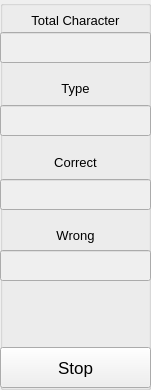
   <widget class="QGroupBox" name="groupBox_4">
    <property name="geometry">
     <rect>
      <x>1070</x>
      <y>10</y>
      <width>151</width>
      <height>390</height>
     </rect>
    </property>
    <property name="title">
     <string/>
    </property>
    <widget class="QLabel" name="label">
     <property name="geometry">
      <rect>
       <x>0</x>
       <y>0</y>
       <width>151</width>
       <height>41</height>
      </rect>
     </property>
     <property name="font">
      <font>
       <pointsize>10</pointsize>
       <stylestrategy>PreferDefault</stylestrategy>
      </font>
     </property>
     <property name="text">
      <string>&lt;html&gt;&lt;head/&gt;&lt;body&gt;&lt;p align=&quot;center&quot;&gt;Total Character&lt;/p&gt;&lt;/body&gt;&lt;/html&gt;</string>
     </property>
    </widget>
    <widget class="QLabel" name="label_2">
     <property name="geometry">
      <rect>
       <x>0</x>
       <y>73</y>
       <width>151</width>
       <height>31</height>
      </rect>
     </property>
     <property name="font">
      <font>
       <pointsize>10</pointsize>
       <stylestrategy>PreferDefault</stylestrategy>
      </font>
     </property>
     <property name="text">
      <string>&lt;html&gt;&lt;head/&gt;&lt;body&gt;&lt;p align=&quot;center&quot;&gt;Type&lt;/p&gt;&lt;/body&gt;&lt;/html&gt;</string>
     </property>
    </widget>
    <widget class="QLabel" name="label_3">
     <property name="geometry">
      <rect>
       <x>0</x>
       <y>147</y>
       <width>151</width>
       <height>31</height>
      </rect>
     </property>
     <property name="font">
      <font>
       <pointsize>10</pointsize>
       <stylestrategy>PreferDefault</stylestrategy>
      </font>
     </property>
     <property name="text">
      <string>&lt;html&gt;&lt;head/&gt;&lt;body&gt;&lt;p align=&quot;center&quot;&gt;Correct&lt;/p&gt;&lt;/body&gt;&lt;/html&gt;</string>
     </property>
    </widget>
    <widget class="QLabel" name="label_4">
     <property name="geometry">
      <rect>
       <x>0</x>
       <y>220</y>
       <width>151</width>
       <height>31</height>
      </rect>
     </property>
     <property name="font">
      <font>
       <pointsize>10</pointsize>
       <stylestrategy>PreferDefault</stylestrategy>
      </font>
     </property>
     <property name="text">
      <string>&lt;html&gt;&lt;head/&gt;&lt;body&gt;&lt;p align=&quot;center&quot;&gt;Wrong&lt;/p&gt;&lt;/body&gt;&lt;/html&gt;</string>
     </property>
    </widget>
    <widget class="QPushButton" name="pushButton">
     <property name="geometry">
      <rect>
       <x>0</x>
       <y>347</y>
       <width>151</width>
       <height>41</height>
      </rect>
     </property>
     <property name="font">
      <font>
       <pointsize>13</pointsize>
      </font>
     </property>
     <property name="text">
      <string>Stop</string>
     </property>
    </widget>
    <widget class="QLabel" name="label_5">
     <property name="geometry">
      <rect>
       <x>0</x>
       <y>300</y>
       <width>151</width>
       <height>41</height>
      </rect>
     </property>
     <property name="font">
      <font>
       <pointsize>10</pointsize>
       <stylestrategy>PreferDefault</stylestrategy>
      </font>
     </property>
     <property name="text">
      <string>&lt;html&gt;&lt;head/&gt;&lt;body&gt;&lt;p align=&quot;center&quot;&gt;&lt;br/&gt;&lt;/p&gt;&lt;/body&gt;&lt;/html&gt;</string>
     </property>
    </widget>
    <widget class="QLineEdit" name="txt_totalchar">
     <property name="enabled">
      <bool>false</bool>
     </property>
     <property name="geometry">
      <rect>
       <x>0</x>
       <y>32</y>
       <width>151</width>
       <height>31</height>
      </rect>
     </property>
     <property name="font">
      <font>
       <family>MS Shell Dlg 2</family>
       <pointsize>10</pointsize>
       <weight>9</weight>
       <italic>false</italic>
       <bold>false</bold>
      </font>
     </property>
     <property name="styleSheet">
      <string notr="true">font: 75 10pt &quot;MS Shell Dlg 2&quot;;</string>
     </property>
     <property name="alignment">
      <set>Qt::AlignCenter</set>
     </property>
    </widget>
    <widget class="QLineEdit" name="txt_type">
     <property name="enabled">
      <bool>false</bool>
     </property>
     <property name="geometry">
      <rect>
       <x>0</x>
       <y>105</y>
       <width>151</width>
       <height>31</height>
      </rect>
     </property>
     <property name="font">
      <font>
       <family>MS Shell Dlg 2</family>
       <pointsize>10</pointsize>
       <weight>9</weight>
       <italic>false</italic>
       <bold>false</bold>
      </font>
     </property>
     <property name="styleSheet">
      <string notr="true">font: 75 10pt &quot;MS Shell Dlg 2&quot;;</string>
     </property>
     <property name="alignment">
      <set>Qt::AlignCenter</set>
     </property>
    </widget>
    <widget class="QLineEdit" name="txt_correct">
     <property name="enabled">
      <bool>false</bool>
     </property>
     <property name="geometry">
      <rect>
       <x>0</x>
       <y>179</y>
       <width>151</width>
       <height>31</height>
      </rect>
     </property>
     <property name="font">
      <font>
       <family>MS Shell Dlg 2</family>
       <pointsize>10</pointsize>
       <weight>9</weight>
       <italic>false</italic>
       <bold>false</bold>
      </font>
     </property>
     <property name="styleSheet">
      <string notr="true">font: 75 10pt &quot;MS Shell Dlg 2&quot;;</string>
     </property>
     <property name="alignment">
      <set>Qt::AlignCenter</set>
     </property>
    </widget>
    <widget class="QLineEdit" name="txt_wrong">
     <property name="enabled">
      <bool>false</bool>
     </property>
     <property name="geometry">
      <rect>
       <x>0</x>
       <y>250</y>
       <width>151</width>
       <height>31</height>
      </rect>
     </property>
     <property name="font">
      <font>
       <family>MS Shell Dlg 2</family>
       <pointsize>10</pointsize>
       <weight>9</weight>
       <italic>false</italic>
       <bold>false</bold>
      </font>
     </property>
     <property name="styleSheet">
      <string notr="true">font: 75 10pt &quot;MS Shell Dlg 2&quot;;</string>
     </property>
     <property name="alignment">
      <set>Qt::AlignCenter</set>
     </property>
    </widget>
   </widget>
